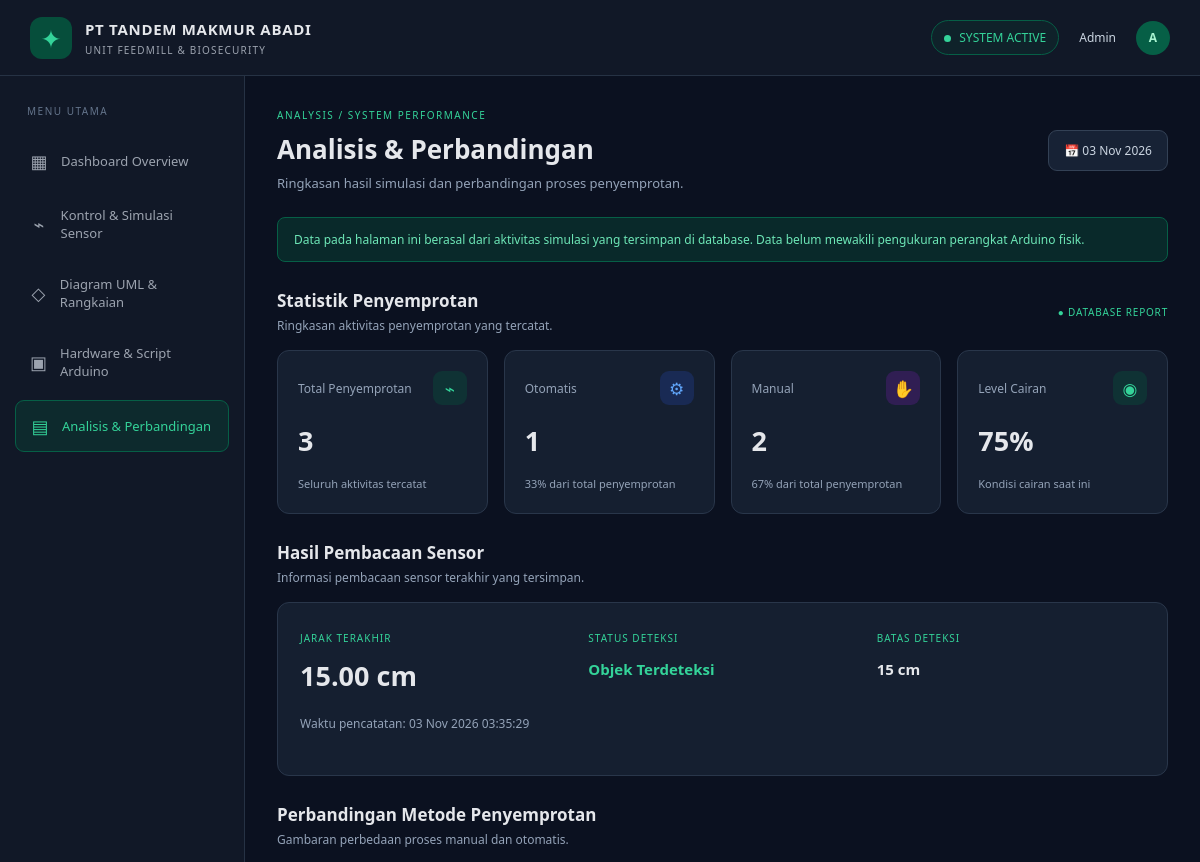
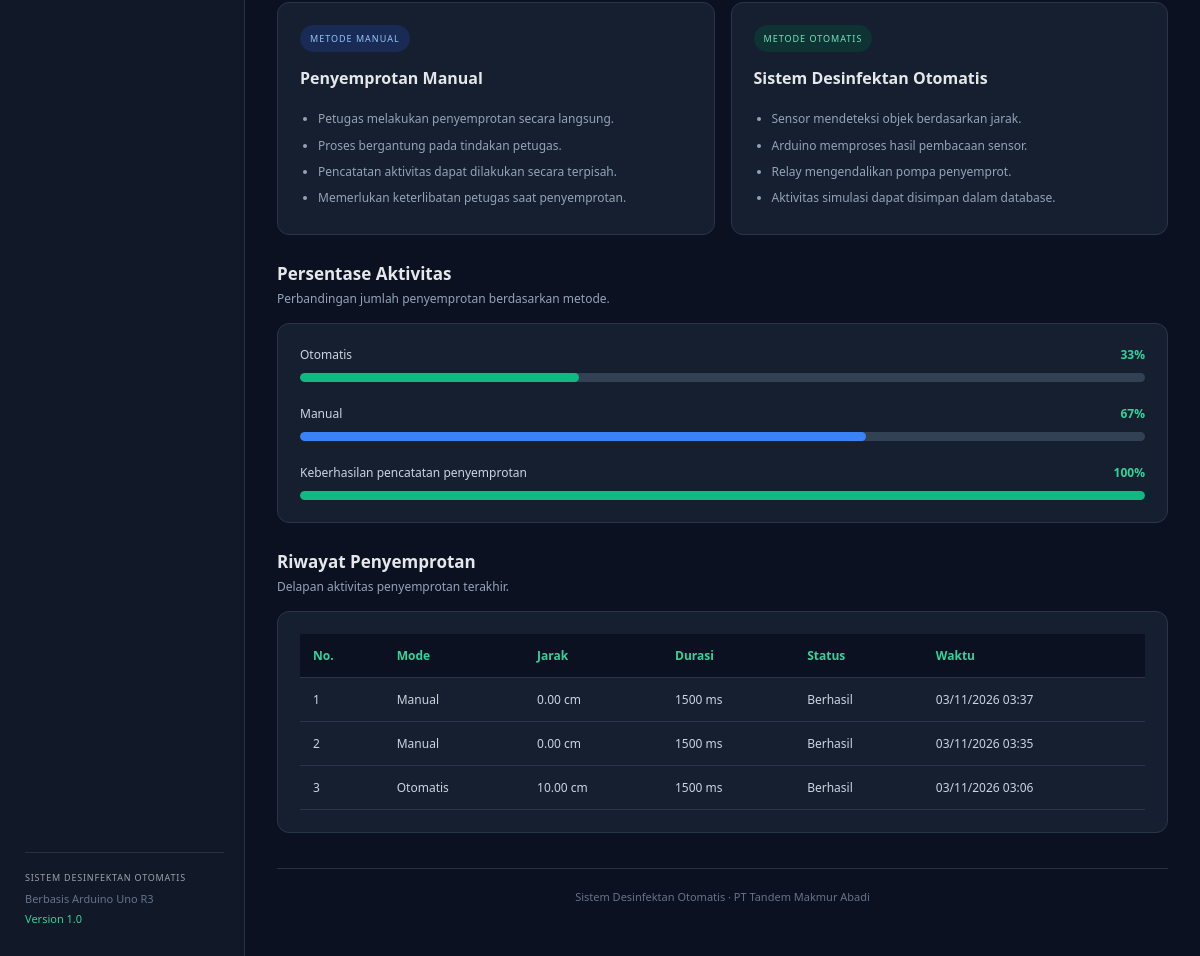
Screenshot of /analisis.php (signed in) with the database file from the repository (2 pictures, top to bottom).
### tables this page shows
CREATE TABLE `pengaturan` (
  `id` int(11) NOT NULL,
  `batas_deteksi_cm` int(11) DEFAULT 15,
  `durasi_semprot_ms` int(11) DEFAULT 1500,
  `jeda_ms` int(11) DEFAULT 3000,
  `level_cairan` decimal(5,2) DEFAULT 78.00,
  `updated_at` timestamp NOT NULL DEFAULT current_timestamp() ON UPDATE current_timestamp()
);

CREATE TABLE `sensor_data` (
  `id` bigint(20) NOT NULL,
  `jarak_cm` decimal(8,2) NOT NULL,
  `objek_terdeteksi` tinyint(1) DEFAULT 0,
  `created_at` timestamp NOT NULL DEFAULT current_timestamp()
);

CREATE TABLE `penyemprotan` (
  `id` bigint(20) NOT NULL,
  `mode` enum('otomatis','manual') NOT NULL,
  `jarak_cm` decimal(8,2) DEFAULT NULL,
  `durasi_ms` int(11) NOT NULL,
  `status` enum('berhasil','gagal') DEFAULT 'berhasil',
  `created_at` timestamp NOT NULL DEFAULT current_timestamp()
);

### analisis.php (the view, shortened to what this page needs)
<?php
include 'config/koneksi.php';
function e($value) {
    return htmlspecialchars((string)$value, ENT_QUOTES, 'UTF-8');
}
$totalQ = mysqli_query($conn, "SELECT COUNT(*) AS total FROM penyemprotan");
$total = (int)mysqli_fetch_assoc($totalQ)['total'];
$otomatisQ = mysqli_query($conn, "SELECT COUNT(*) AS total FROM penyemprotan WHERE mode='otomatis'");
$otomatis = (int)mysqli_fetch_assoc($otomatisQ)['total'];
$manualQ = mysqli_query($conn, "SELECT COUNT(*) AS total FROM penyemprotan WHERE mode='manual'");
$manual = (int)mysqli_fetch_assoc($manualQ)['total'];
$berhasilQ = mysqli_query($conn, "SELECT COUNT(*) AS total FROM penyemprotan WHERE status='berhasil'");
$berhasil = (int)mysqli_fetch_assoc($berhasilQ)['total'];
$settingQ = mysqli_query($conn, "SELECT * FROM pengaturan LIMIT 1");
$setting = mysqli_fetch_assoc($settingQ);
$level = $setting['level_cairan'] ?? 0;
$batas = $setting['batas_deteksi_cm'] ?? 15;
$sensorQ = mysqli_query($conn, "SELECT * FROM sensor_data ORDER BY id DESC LIMIT 1");
$sensorTerbaru = mysqli_fetch_assoc($sensorQ);
$riwayatQ = mysqli_query($conn, "SELECT * FROM penyemprotan ORDER BY id DESC LIMIT 8");
$persenOtomatis = $total > 0 ? round(($otomatis / $total) * 100) : 0;
$persenManual = $total > 0 ? round(($manual / $total) * 100) : 0;
$persenBerhasil = $total > 0 ? round(($berhasil / $total) * 100) : 0;
?>
<!DOCTYPE html>
<html lang="id">
<head>
    <link rel="stylesheet" href="style.css">
</head>
<body>
<header class="topbar">
    <div class="brand">
        <div class="brand-icon">✦</div>
        <div>
            <h2>PT TANDEM MAKMUR ABADI</h2>
            <p>UNIT FEEDMILL & BIOSECURITY</p>
        </div>
    </div>
    <div class="topbar-right">
        <span class="system-status"><span class="status-dot"></span> SYSTEM ACTIVE</span>
        <span class="user-info">Admin</span>
        <div class="avatar">A</div>
    </div>
</header>
<div class="main-layout">
    <aside class="sidebar">
        <div class="sidebar-label">MENU UTAMA</div>
        <a href="index.php" class="menu"><span>▦</span> Dashboard Overview</a>
        <a href="kontrol.php" class="menu"><span>⌁</span> Kontrol & Simulasi Sensor</a>
        <a href="diagram.php" class="menu"><span>◇</span> Diagram UML & Rangkaian</a>
        <a href="hardware.php" class="menu"><span>▣</span> Hardware & Script Arduino</a>
        <a href="analisis.php" class="menu active"><span>▤</span> Analisis & Perbandingan</a>
        <div class="sidebar-footer">
            <p>SISTEM DESINFEKTAN OTOMATIS</p>
            <small>Berbasis Arduino Uno R3</small>
            <small class="version">Version 1.0</small>
        </div>
    </aside>
    <main class="content">
        <div class="page-heading">
            <div>
                <p class="eyebrow">ANALYSIS / SYSTEM PERFORMANCE</p>
                <h1>Analisis & Perbandingan</h1>
                <p class="subtitle">Ringkasan hasil simulasi dan perbandingan proses penyemprotan.</p>
            </div>
            <div class="date-box">📅 <?= date('d M Y') ?></div>
        </div>
        <div class="notice">
            Data pada halaman ini berasal dari aktivitas simulasi yang tersimpan di database.
            Data belum mewakili pengukuran perangkat Arduino fisik.
        </div>
        <div class="section-title">
            <div>
                <h2>Statistik Penyemprotan</h2>
                <p>Ringkasan aktivitas penyemprotan yang tercatat.</p>
            </div>
            <span class="live-label">● DATABASE REPORT</span>
        </div>
        <section class="stats-grid">
            <div class="stat-card">
                <div class="stat-top">
                    <span>Total Penyemprotan</span>
                    <span class="stat-icon green">⌁</span>
                </div>
                <h2><?= number_format($total) ?></h2>
                <small>Seluruh aktivitas tercatat</small>
            </div>
            <div class="stat-card">
                <div class="stat-top">
                    <span>Otomatis</span>
                    <span class="stat-icon blue">⚙</span>
                </div>
                <h2><?= number_format($otomatis) ?></h2>
                <small><?= $persenOtomatis ?>% dari total penyemprotan</small>
            </div>
            <div class="stat-card">
                <div class="stat-top">
                    <span>Manual</span>
                    <span class="stat-icon purple">✋</span>
                </div>
                <h2><?= number_format($manual) ?></h2>
                <small><?= $persenManual ?>% dari total penyemprotan</small>
            </div>
            <div class="stat-card">
                <div class="stat-top">
                    <span>Level Cairan</span>
                    <span class="stat-icon green">◉</span>
                </div>
                <h2><?= number_format($level, 0) ?>%</h2>
                <small>Kondisi cairan saat ini</small>
            </div>
        </section>
        <div class="section-title">
            <div>
                <h2>Hasil Pembacaan Sensor</h2>
                <p>Informasi pembacaan sensor terakhir yang tersimpan.</p>
            </div>
        </div>
        <section class="panel">
            <?php if ($sensorTerbaru): ?>
                <div class="analysis-sensor">
                    <div>
                        <small>JARAK TERAKHIR</small>
                        <h2><?= e($sensorTerbaru['jarak_cm']) ?> cm</h2>
                    </div>
                    <div>
                        <small>STATUS DETEKSI</small>
                        <h3 class="<?= $sensorTerbaru['objek_terdeteksi'] ? 'active-text' : '' ?>">
                            <?= $sensorTerbaru['objek_terdeteksi'] ? 'Objek Terdeteksi' : 'Tidak Terdeteksi' ?>
                        </h3>
                    </div>
                    <div>
                        <small>BATAS DETEKSI</small>
                        <h3><?= e($batas) ?> cm</h3>
                    </div>
                </div>
                <p class="panel-desc">
                    Waktu pencatatan:
                    <?= date('d M Y H:i:s', strtotime($sensorTerbaru['created_at'])) ?>
                </p>
            <?php else: ?>
                <p class="panel-desc">Belum ada data sensor. Silakan lakukan pengujian melalui menu Kontrol & Simulasi Sensor.</p>
            <?php endif; ?>
        </section>
        <div class="section-title">
            <div>
                <h2>Perbandingan Metode Penyemprotan</h2>
                <p>Gambaran perbedaan proses manual dan otomatis.</p>
            </div>
        </div>
        <section class="comparison-grid">
            <div class="comparison-card">
                <span class="comparison-label manual-label">METODE MANUAL</span>
                <h3>Penyemprotan Manual</h3>
                <ul>
                    <li>Petugas melakukan penyemprotan secara langsung.</li>
                    <li>Proses bergantung pada tindakan petugas.</li>
                    <li>Pencatatan aktivitas dapat dilakukan secara terpisah.</li>
                    <li>Memerlukan keterlibatan petugas saat penyemprotan.</li>
                </ul>
            </div>
            <div class="comparison-card">
                <span class="comparison-label auto-label">METODE OTOMATIS</span>
                <h3>Sistem Desinfektan Otomatis</h3>
                <ul>
                    <li>Sensor mendeteksi objek berdasarkan jarak.</li>
                    <li>Arduino memproses hasil pembacaan sensor.</li>
                    <li>Relay mengendalikan pompa penyemprot.</li>
                    <li>Aktivitas simulasi dapat disimpan dalam database.</li>
                </ul>
            </div>
        </section>
        <div class="section-title">
            <div>
                <h2>Persentase Aktivitas</h2>
                <p>Perbandingan jumlah penyemprotan berdasarkan metode.</p>
            </div>
        </div>
        <section class="panel">
            <div class="bar-analysis">
                <div class="bar-info">
                    <span>Otomatis</span>
                    <strong><?= $persenOtomatis ?>%</strong>
                </div>
                <div class="analysis-track">
                    <div class="analysis-fill" style="width:<?= $persenOtomatis ?>%"></div>
                </div>
            </div>
            <div class="bar-analysis">
                <div class="bar-info">
                    <span>Manual</span>
                    <strong><?= $persenManual ?>%</strong>
                </div>
                <div class="analysis-track">
                    <div class="analysis-fill manual-fill" style="width:<?= $persenManual ?>%"></div>
                </div>
            </div>
            <div class="bar-analysis">
                <div class="bar-info">
                    <span>Keberhasilan pencatatan penyemprotan</span>
                    <strong><?= $persenBerhasil ?>%</strong>
                </div>
                <div class="analysis-track">
                    <div class="analysis-fill" style="width:<?= $persenBerhasil ?>%"></div>
                </div>
            </div>
        </section>
        <div class="section-title">
            <div>
                <h2>Riwayat Penyemprotan</h2>
                <p>Delapan aktivitas penyemprotan terakhir.</p>
            </div>
        </div>
        <section class="panel">
            <div class="table-scroll">
                <table class="diagram-table">
                    <thead>
                        <tr>
                            <th>No.</th>
                            <th>Mode</th>
                            <th>Jarak</th>
                            <th>Durasi</th>
                            <th>Status</th>
                            <th>Waktu</th>
                        </tr>
                    </thead>
                    <tbody>
                        <?php if (mysqli_num_rows($riwayatQ) > 0): ?>
                            <?php $no = 1; ?>
                            <?php while ($row = mysqli_fetch_assoc($riwayatQ)): ?>
                                <tr>
                                    <td><?= $no++ ?></td>
                                    <td><?= ucfirst(e($row['mode'])) ?></td>
                                    <td><?= e($row['jarak_cm'] ?? '-') ?> cm</td>
                                    <td><?= e($row['durasi_ms']) ?> ms</td>
                                    <td><?= ucfirst(e($row['status'])) ?></td>
                                    <td><?= date('d/m/Y H:i', strtotime($row['created_at'])) ?></td>
                                </tr>
                            <?php endwhile; ?>
                        <?php else: ?>
                            <tr><td colspan="6">Belum ada riwayat penyemprotan.</td></tr>
                        <?php endif; ?>
                    </tbody>
                </table>
            </div>
        </section>
        <footer class="footer">
            Sistem Desinfektan Otomatis · PT Tandem Makmur Abadi
        </footer>
    </main>
</div>
</body>
</html>

### rows the page displays
pengaturan: level_cairan "75", batas_deteksi_cm "15"
sensor_data: jarak_cm "15.00", created_at "03 Nov 2026 03:35:29"
penyemprotan: mode "Manual", jarak_cm "0.00", durasi_ms "1500", status "Berhasil", created_at "03/11/2026 03:37"
penyemprotan: mode "Manual", jarak_cm "0.00", durasi_ms "1500", status "Berhasil", created_at "03/11/2026 03:35"
penyemprotan: mode "Otomatis", jarak_cm "10.00", durasi_ms "1500", status "Berhasil", created_at "03/11/2026 03:06"

### other values shown
$total "3"
$otomatis "1"
$persenOtomatis "33"
$manual "2"
$persenManual "67"
$persenBerhasil "100"
